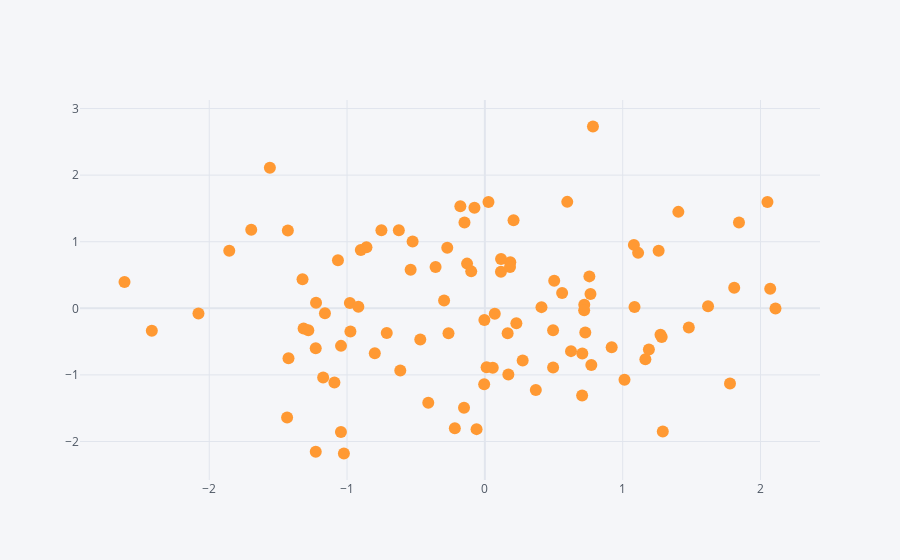

Notebook code for this chart:
### Code cell
df.iplot(kind='scatter',x='A',y='B',mode='markers')
